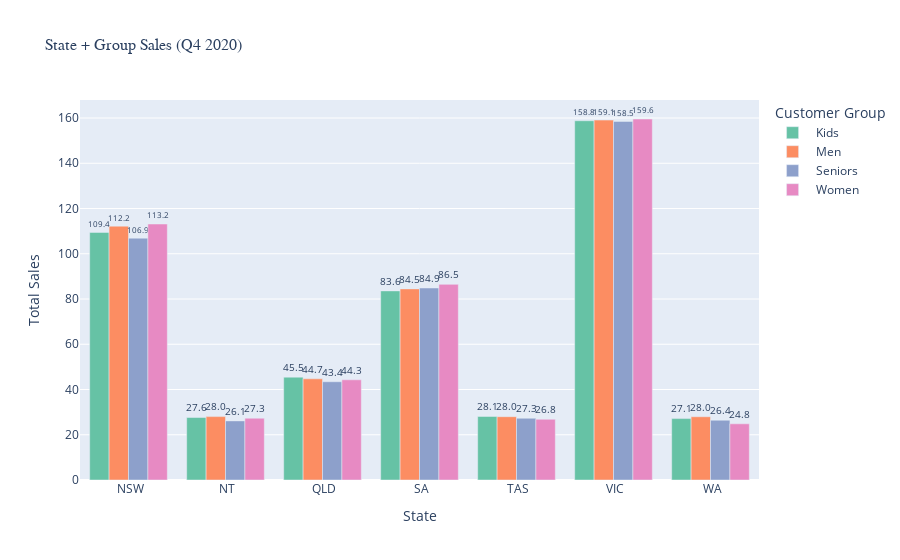

Write notebook code for a chart like this one.
### Markdown cell above
## 3. State + Group Sales

This chart shows **sales for each customer group within each state** in Q4 2020.  
It helps us understand:
- Which customer groups are **strongest in each state**.
- Where there is **opportunity for targeted marketing**.

For example:
- If VIC performs strongly across **all groups**, it shows a balanced demand.
- If WA performs poorly across all groups, it indicates a general market issue in that state.

### Code cell
# Ensure states are sorted by total sales
state_order = state_sales.sort_values(by='Sales', ascending=False)['State']

# Convert 'State' to categorical with specific order
state_group_sales['State'] = pd.Categorical(state_group_sales['State'], categories=state_order, ordered=True)

# Create interactive grouped bar chart
fig = px.bar(
    state_group_sales,
    x='State',
    y='Sales',
    color='Group',                   # group by customer group
    barmode='group',                 # ensures bars are side by side (clustered)
    text='Sales',                     # show values on bars
    color_discrete_sequence=px.colors.qualitative.Set2,
    title='State + Group Sales (Q4 2020)',
    labels={'Sales':'Total Sales', 'State':'State', 'Group':'Customer Group'}
)

# Show sales values on top of bars
fig.update_traces(
    texttemplate='%{text:.1f}',
    textposition='outside'
)

# Adjust layout for better visibility
fig.update_layout(
    xaxis_title='State',
    yaxis_title='Total Sales',
    title_font_size=16,
    title_font_family='Arial',
    legend_title_text='Customer Group',
    #margin=dict(t=80, b=100, l=70, r=50)  # increased bottom margin for long state names
)

# Show interactive plot
fig.show()

### Figure 1 — Plotly figure (JSON) as saved in the notebook; plotly's stock layout.template omitted (floating-point values rounded to 4 significant figures)
{"data": [{"alignmentgroup": "True", "hovertemplate": "Customer Group= Kids<br>State=%{x}<br>Total Sales=%{text}<extra></extra>", "legendgroup": " Kids", "marker": {"color": "rgb(102,194,165)", "pattern": {"shape": ""}}, "name": " Kids", "offsetgroup": " Kids", "orientation": "v", "showlegend": true, "text": [109.4, 27.62, 45.46, 83.59, 28.1, 158.8, 27.14], "textposition": "outside", "texttemplate": "%{text:.1f}", "type": "bar", "x": [" NSW", " NT", " QLD", " SA", " TAS", " VIC", " WA"], "xaxis": "x", "y": [109.4, 27.62, 45.46, 83.59, 28.1, 158.8, 27.14], "yaxis": "y"}, {"alignmentgroup": "True", "hovertemplate": "Customer Group= Men<br>State=%{x}<br>Total Sales=%{text}<extra></extra>", "legendgroup": " Men", "marker": {"color": "rgb(252,141,98)", "pattern": {"shape": ""}}, "name": " Men", "offsetgroup": " Men", "orientation": "v", "showlegend": true, "text": [112.2, 28.02, 44.71, 84.48, 27.98, 159.1, 27.95], "textposition": "outside", "texttemplate": "%{text:.1f}", "type": "bar", "x": [" NSW", " NT", " QLD", " SA", " TAS", " VIC", " WA"], "xaxis": "x", "y": [112.2, 28.02, 44.71, 84.48, 27.98, 159.1, 27.95], "yaxis": "y"}, {"alignmentgroup": "True", "hovertemplate": "Customer Group= Seniors<br>State=%{x}<br>Total Sales=%{text}<extra></extra>", "legendgroup": " Seniors", "marker": {"color": "rgb(141,160,203)", "pattern": {"shape": ""}}, "name": " Seniors", "offsetgroup": " Seniors", "orientation": "v", "showlegend": true, "text": [106.9, 26.13, 43.43, 84.87, 27.3, 158.5, 26.43], "textposition": "outside", "texttemplate": "%{text:.1f}", "type": "bar", "x": [" NSW", " NT", " QLD", " SA", " TAS", " VIC", " WA"], "xaxis": "x", "y": [106.9, 26.13, 43.43, 84.87, 27.3, 158.5, 26.43], "yaxis": "y"}, {"alignmentgroup": "True", "hovertemplate": "Customer Group= Women<br>State=%{x}<br>Total Sales=%{text}<extra></extra>", "legendgroup": " Women", "marker": {"color": "rgb(231,138,195)", "pattern": {"shape": ""}}, "name": " Women", "offsetgroup": " Women", "orientation": "v", "showlegend": true, "text": [113.2, 27.32, 44.29, 86.48, 26.84, 159.6, 24.84], "textposition": "outside", "texttemplate": "%{text:.1f}", "type": "bar", "x": [" NSW", " NT", " QLD", " SA", " TAS", " VIC", " WA"], "xaxis": "x", "y": [113.2, 27.32, 44.29, 86.48, 26.84, 159.6, 24.84], "yaxis": "y"}], "layout": {"barmode": "group", "legend": {"title": {"text": "Customer Group"}, "tracegroupgap": 0}, "title": {"font": {"family": "Arial", "size": 16}, "text": "State + Group Sales (Q4 2020)"}, "xaxis": {"anchor": "y", "domain": [0, 1], "title": {"text": "State"}}, "yaxis": {"anchor": "x", "domain": [0, 1], "title": {"text": "Total Sales"}}}}
